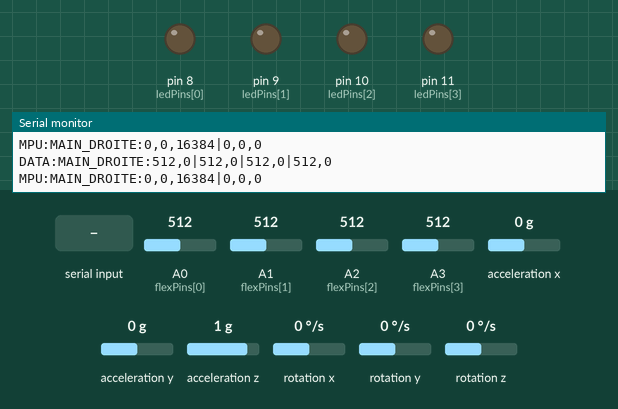
A sketch run on a simulated Arduino Uno, built with avr-gcc and run on an emulated ATmega328P. Shown: output pins drawn as LEDs (lit = HIGH), the last lines printed to the serial monitor. Wiring (inferred from the names in the program): MPU-6050 motion sensor at I2C address 0x68. Inputs (shaded band) come from the test bench; at power-on: A0 (flexPins[0]) = 512, A1 (flexPins[1]) = 512, A2 (flexPins[2]) = 512, A3 (flexPins[3]) = 512, acceleration x 0 g, acceleration y 0 g, acceleration z 1 g, rotation x 0 °/s, rotation y 0 °/s, rotation z 0 °/s.

Above: at 5.2 s.
5.3 s: "C\n" received over Serial
At 5.44 s:
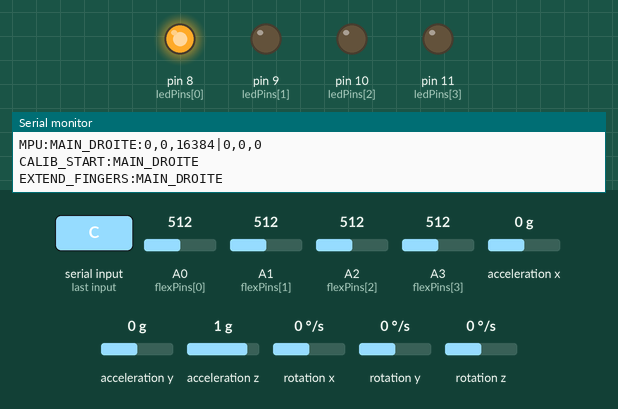
At 13.4 s:
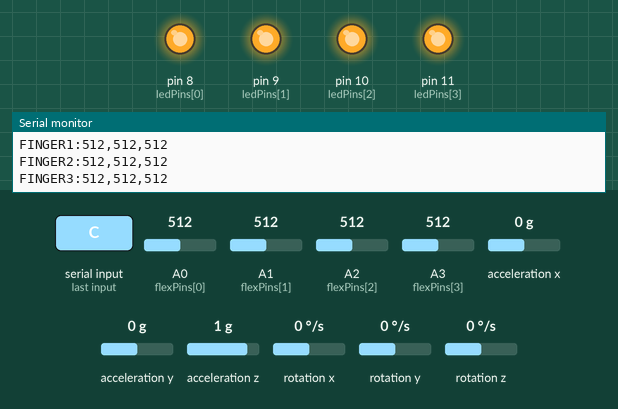
Timing chart, 0 to 15.9 s (numbered marks = the images above; inputs shaded):
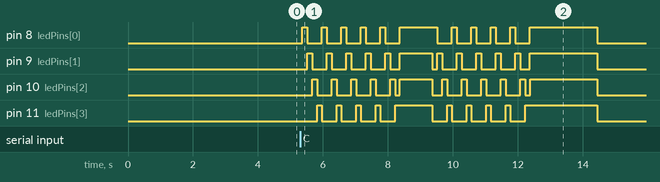

The sketch:

main_droit.ino
```cpp
// GANT DROIT - Arduino UNO avec MPU6050 et HC-05
// Ce code gère les flex sensors + MPU6050 + communication Bluetooth

#include <Wire.h>

// Configuration des pins
const int flexPins[4] = {A0, A1, A2, A3};
const int ledPins[4] = {8, 9, 10, 11};

// MPU6050 I2C address
const int MPU_ADDR = 0x68;

// Variables de calibration flex sensors
int seuils[4];
int minVals[4];
int maxVals[4];
bool calibrationDone = false;

// Variables MPU6050
int16_t accelX, accelY, accelZ;
int16_t gyroX, gyroY, gyroZ;

// Identifiant du gant
const String HAND_ID = "MAIN_DROITE";

void setup() {
  Serial.begin(9600);

  // Configuration des LEDs
  for (int i = 0; i < 4; i++) {
    pinMode(ledPins[i], OUTPUT);
    digitalWrite(ledPins[i], LOW);
  }

  // Initialiser MPU6050
  Wire.begin();
  Wire.beginTransmission(MPU_ADDR);
  Wire.write(0x6B); // PWR_MGMT_1 register
  Wire.write(0);    // Wake up MPU6050
  Wire.endTransmission(true);

  Serial.println("READY:" + HAND_ID);

  // Auto-calibration au démarrage
  delay(2000);
  autoCalibration();
}

void loop() {
  // Vérifier les commandes Bluetooth
  if (Serial.available()) {
    String cmd = Serial.readStringUntil('\n');
    cmd.trim();

    if (cmd == "C" || cmd == "CALIBRATE") {
      calibration();
    } else if (cmd == "R" || cmd == "RESET") {
      calibrationDone = false;
      Serial.println("RESET_OK:" + HAND_ID);
    } else if (cmd == "AUTO_CALIB") {
      autoCalibration();
    }
  }

  // Envoyer les données si calibré
  if (calibrationDone) {
    sendSensorData();
  }

  delay(50); // 20Hz
}

void autoCalibration() {
  Serial.println("CALIB_START:" + HAND_ID);

  int tempMin[4], tempMax[4];

  // Initialiser avec les premières valeurs
  for (int i = 0; i < 4; i++) {
    int val = analogRead(flexPins[i]);
    tempMin[i] = val;
    tempMax[i] = val;
  }

  // Échantillonner pendant 2 secondes
  for (int sample = 0; sample < 40; sample++) {
    for (int i = 0; i < 4; i++) {
      int val = analogRead(flexPins[i]);
      if (val < tempMin[i]) tempMin[i] = val;
      if (val > tempMax[i]) tempMax[i] = val;
    }
    delay(50);
  }

  // Configurer les seuils avec marge
  for (int i = 0; i < 4; i++) {
    int range = tempMax[i] - tempMin[i];
    minVals[i] = max(0, tempMin[i] - (range * 10 / 100));
    maxVals[i] = min(1023, tempMax[i] + (range * 10 / 100));
    seuils[i] = tempMin[i] + (range * 55 / 100); // 55% du range
  }

  calibrationDone = true;

  Serial.println("CALIB_DONE:" + HAND_ID);
  for (int i = 0; i < 4; i++) {
    Serial.print("FINGER" + String(i) + ":");
    Serial.print(minVals[i]);
    Serial.print(",");
    Serial.print(maxVals[i]);
    Serial.print(",");
    Serial.println(seuils[i]);
  }
}

void calibration() {
  Serial.println("CALIB_START:" + HAND_ID);
  Serial.println("EXTEND_FINGERS:" + HAND_ID);

  // Animation LED
  for (int countdown = 5; countdown > 0; countdown--) {
    for (int i = 0; i < 4; i++) {
      digitalWrite(ledPins[i], HIGH);
      delay(150);
      digitalWrite(ledPins[i], LOW);
    }
    Serial.println("COUNTDOWN:" + HAND_ID + ":" + String(countdown));
  }

  // Lecture valeurs minimales (doigts droits)
  for (int i = 0; i < 4; i++) {
    minVals[i] = analogRead(flexPins[i]);
    digitalWrite(ledPins[i], HIGH);
  }
  delay(1000);

  Serial.println("BEND_FINGERS:" + HAND_ID);

  for (int i = 0; i < 4; i++) {
    digitalWrite(ledPins[i], LOW);
  }

  for (int countdown = 5; countdown > 0; countdown--) {
    for (int i = 0; i < 4; i++) {
      digitalWrite(ledPins[i], HIGH);
      delay(150);
      digitalWrite(ledPins[i], LOW);
    }
    Serial.println("COUNTDOWN:" + HAND_ID + ":" + String(countdown));
  }

  // Lecture valeurs maximales (doigts pliés)
  for (int i = 0; i < 4; i++) {
    maxVals[i] = analogRead(flexPins[i]);
    seuils[i] = minVals[i] + ((maxVals[i] - minVals[i]) * 55 / 100);
    digitalWrite(ledPins[i], HIGH);
  }

  calibrationDone = true;

  Serial.println("CALIB_DONE:" + HAND_ID);
  for (int i = 0; i < 4; i++) {
    Serial.print("FINGER" + String(i) + ":");
    Serial.print(minVals[i]);
    Serial.print(",");
    Serial.print(maxVals[i]);
    Serial.print(",");
    Serial.println(seuils[i]);
  }

  delay(2000);
  for (int i = 0; i < 4; i++) {
    digitalWrite(ledPins[i], LOW);
  }
}

void sendSensorData() {
  // Lire flex sensors
  String flexData = "";
  for (int i = 0; i < 4; i++) {
    int val = analogRead(flexPins[i]);
    bool isBent = (val > seuils[i]);

    digitalWrite(ledPins[i], isBent ? HIGH : LOW);

    flexData += String(val) + "," + (isBent ? "1" : "0");
    if (i < 3) flexData += "|";
  }

  // Lire MPU6050
  Wire.beginTransmission(MPU_ADDR);
  Wire.write(0x3B); // Registre ACCEL_XOUT_H
  Wire.endTransmission(false);
  Wire.requestFrom(MPU_ADDR, 14, true);

  accelX = Wire.read() << 8 | Wire.read();
  accelY = Wire.read() << 8 | Wire.read();
  accelZ = Wire.read() << 8 | Wire.read();
  Wire.read(); Wire.read(); // Temperature (ignoré)
  gyroX = Wire.read() << 8 | Wire.read();
  gyroY = Wire.read() << 8 | Wire.read();
  gyroZ = Wire.read() << 8 | Wire.read();

  // Envoyer données flex
  Serial.println("DATA:" + HAND_ID + ":" + flexData);

  // Envoyer données MPU
  String mpuData = String(accelX) + "," + String(accelY) + "," + String(accelZ) + "|";
  mpuData += String(gyroX) + "," + String(gyroY) + "," + String(gyroZ);
  Serial.println("MPU:" + HAND_ID + ":" + mpuData);
}
```

Measured:
- after the input at 5.3 s, pin 8 (ledPins[0]): goes 5 × (HIGH 0.15 s, LOW 0.45 s), HIGH 1.2 s, 4 × (LOW 0.45 s, HIGH 0.15 s), LOW 0.45 s, HIGH 2.1 s, then LOW, starting after 0.07 s; pin 9 (ledPins[1]): LOW → HIGH after 0.22 s, → LOW 0.15 s later, → HIGH 0.45 s later, → LOW 0.15 s later, … (24 changes in this stretch)
